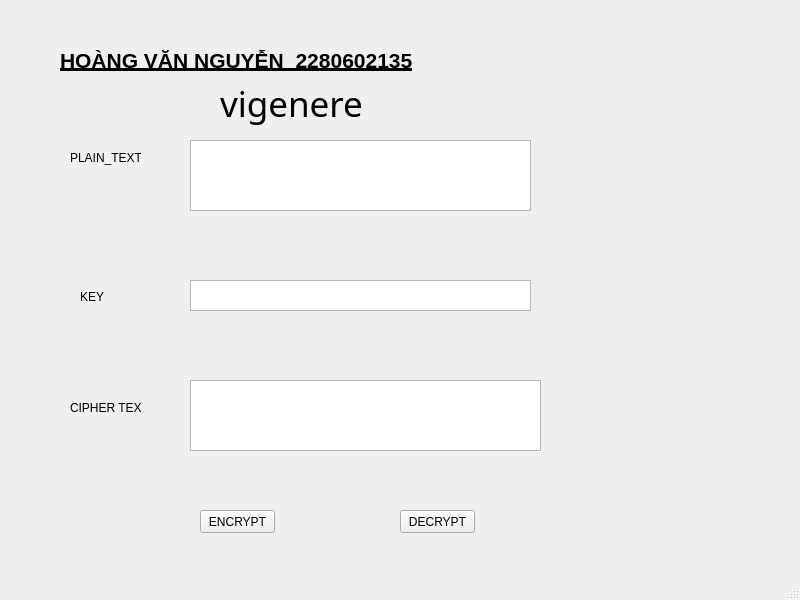
<?xml version="1.0" encoding="UTF-8"?>
<ui version="4.0">
 <class>MainWindow</class>
 <widget class="QMainWindow" name="MainWindow">
  <property name="geometry">
   <rect>
    <x>0</x>
    <y>0</y>
    <width>800</width>
    <height>600</height>
   </rect>
  </property>
  <property name="windowTitle">
   <string>MainWindow</string>
  </property>
  <widget class="QWidget" name="centralwidget">
   <widget class="QLabel" name="label_5">
    <property name="geometry">
     <rect>
      <x>60</x>
      <y>40</y>
      <width>491</width>
      <height>41</height>
     </rect>
    </property>
    <property name="baseSize">
     <size>
      <width>5</width>
      <height>5</height>
     </size>
    </property>
    <property name="font">
     <font>
      <pointsize>16</pointsize>
      <weight>75</weight>
      <bold>true</bold>
      <underline>true</underline>
     </font>
    </property>
    <property name="text">
     <string>HOÀNG VĂN NGUYỄN_2280602135</string>
    </property>
   </widget>
   <widget class="QLabel" name="label">
    <property name="geometry">
     <rect>
      <x>220</x>
      <y>80</y>
      <width>301</width>
      <height>47</height>
     </rect>
    </property>
    <property name="font">
     <font>
      <family>Nirmala UI Semilight</family>
      <pointsize>26</pointsize>
     </font>
    </property>
    <property name="text">
     <string>vigenere</string>
    </property>
    <property name="margin">
     <number>10</number>
    </property>
   </widget>
   <widget class="QPlainTextEdit" name="txt_key">
    <property name="geometry">
     <rect>
      <x>190</x>
      <y>280</y>
      <width>341</width>
      <height>31</height>
     </rect>
    </property>
   </widget>
   <widget class="QPlainTextEdit" name="txt_plain_text">
    <property name="geometry">
     <rect>
      <x>190</x>
      <y>140</y>
      <width>341</width>
      <height>71</height>
     </rect>
    </property>
   </widget>
   <widget class="QLabel" name="label_2">
    <property name="geometry">
     <rect>
      <x>70</x>
      <y>150</y>
      <width>71</width>
      <height>16</height>
     </rect>
    </property>
    <property name="text">
     <string>PLAIN_TEXT</string>
    </property>
   </widget>
   <widget class="QPlainTextEdit" name="txt_cipher_text">
    <property name="geometry">
     <rect>
      <x>190</x>
      <y>380</y>
      <width>351</width>
      <height>71</height>
     </rect>
    </property>
   </widget>
   <widget class="QLabel" name="label_4">
    <property name="geometry">
     <rect>
      <x>70</x>
      <y>400</y>
      <width>71</width>
      <height>16</height>
     </rect>
    </property>
    <property name="text">
     <string>CIPHER TEXT</string>
    </property>
   </widget>
   <widget class="QPushButton" name="btn_decrypt">
    <property name="geometry">
     <rect>
      <x>400</x>
      <y>510</y>
      <width>75</width>
      <height>23</height>
     </rect>
    </property>
    <property name="text">
     <string>DECRYPT</string>
    </property>
   </widget>
   <widget class="QLabel" name="label_3">
    <property name="geometry">
     <rect>
      <x>80</x>
      <y>290</y>
      <width>47</width>
      <height>13</height>
     </rect>
    </property>
    <property name="text">
     <string>KEY</string>
    </property>
   </widget>
   <widget class="QPushButton" name="btn_encrypt">
    <property name="geometry">
     <rect>
      <x>200</x>
      <y>510</y>
      <width>75</width>
      <height>23</height>
     </rect>
    </property>
    <property name="text">
     <string>ENCRYPT</string>
    </property>
   </widget>
  </widget>
  <widget class="QMenuBar" name="menubar">
   <property name="geometry">
    <rect>
     <x>0</x>
     <y>0</y>
     <width>800</width>
     <height>21</height>
    </rect>
   </property>
  </widget>
  <widget class="QStatusBar" name="statusbar"/>
 </widget>
 <resources/>
 <connections/>
</ui>
